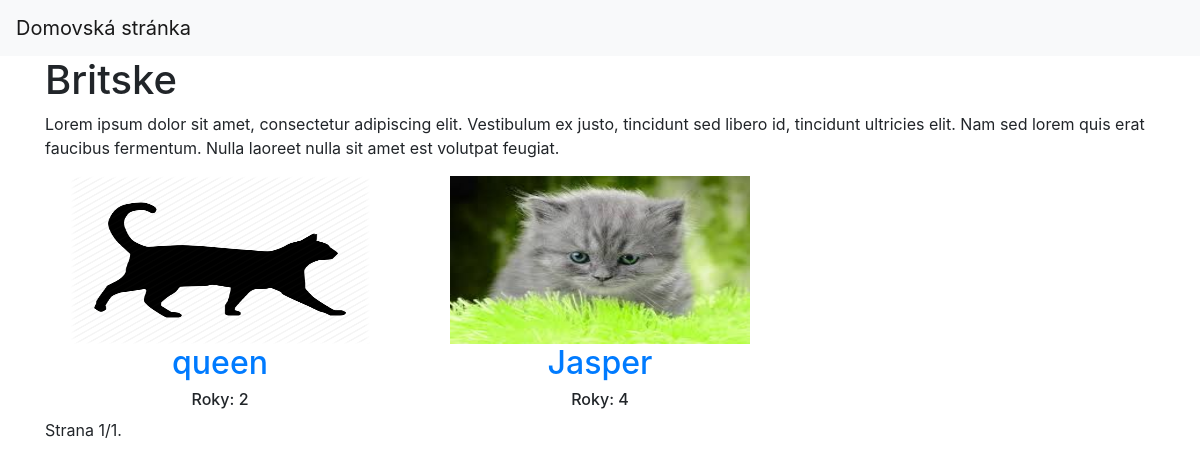
The page /Britske on the database its author committed.
### macky/models.py (models this page shows, shortened)
class rasa(models.Model):
    meno_rasy = models.CharField(max_length=100)
    popis_rasy = models.TextField()
    image = models.ImageField(upload_to='images/', null=True, blank=True)

class macka(models.Model):
    typ_rasy = models.ForeignKey(rasa, on_delete=models.CASCADE)
    meno = models.CharField(max_length=50)
    rok = models.IntegerField(default=0)
    hmotnost = models.IntegerField()
    vyska = models.IntegerField()
    kastracie = models.CharField(max_length=50)
    popis = models.TextField()
    image = models.ImageField(upload_to='images/', null=True, blank=True)

### macky/views.py (the view)
# urls.py: path('<meno_rasy>', CatsView.as_view(), name='cats'),
class CatsView(ListView):
    template_name = 'macky/cats.html'
    paginate_by = 6
    def get_queryset(self):
        self.rasa_r = get_object_or_404(rasa, meno_rasy=self.kwargs['meno_rasy'])
        return macka.objects.filter(typ_rasy=self.rasa_r)
    def get_context_data(self, **kwargs):
        context = super().get_context_data(**kwargs)
        context['urcita_rasa'] = self.rasa_r
        return context

### macky/templates/macky/cats.html (shortened to what this page needs)
{% extends 'macky/base.html' %}
{% load static %}
{% block content %}
<div class="container">
    <h1>{{urcita_rasa.meno_rasy}}</h1>
    <p>{{urcita_rasa.popis_rasy}}</p>
    <div class="row text-center perszske-container">
                {% for cats in page_obj %}
                    <div class="col-lg-4">
                        {% if cats.image %}
                            <img src="{{cats.image.url}}" width="300" height="168">
                        {% else %}
                            <img src="{% static 'macky/pictures/icon_cat.png' %}" width="300" height="168">
                        {% endif %}
                        <a href="/macka/{{cats.id}}"><h2>{{cats.meno}} </h2></a>
                        <h6>Roky: {{cats.rok}}</h6>
                    </div>
                {% endfor %}
    </div>
    <div class="pagination text-center">
        <span class="step-links">
            <span class="current">
                Strana {{ page_obj.number }}/{{ page_obj.paginator.num_pages }}.
            </span>
        </span>
    </div>
</div>
{% endblock %}

### rows shown on the page
rasa: meno_rasy "Britske", popis_rasy "Lorem ipsum dolor sit amet, consectetur adipiscing elit. Vestibulum ex justo, tincidunt sed libero id, tincidunt ultricies elit. Nam sed lorem quis erat faucibus fermentum. Nulla laoreet nulla sit amet est volutpat feugiat."
macka: meno "queen", rok "2"
macka: image (picture), meno "Jasper", rok "4"

### other values the page prints
{{ page_obj.number }} "1"
{{ page_obj.paginator.num_pages }} "1"
